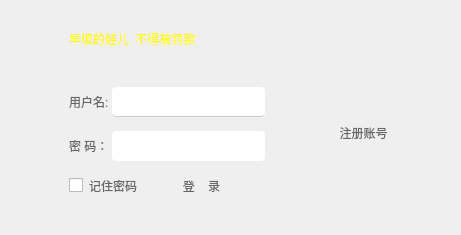
<?xml version="1.0" encoding="UTF-8"?>
<ui version="4.0">
 <class>Form</class>
 <widget class="QWidget" name="Form">
  <property name="geometry">
   <rect>
    <x>0</x>
    <y>0</y>
    <width>461</width>
    <height>235</height>
   </rect>
  </property>
  <property name="windowTitle">
   <string>Form</string>
  </property>
  <property name="styleSheet">
   <string notr="true"/>
  </property>
  <layout class="QVBoxLayout" name="verticalLayout_4">
   <property name="spacing">
    <number>0</number>
   </property>
   <property name="margin">
    <number>0</number>
   </property>
   <item>
    <widget class="QFrame" name="frame">
     <property name="styleSheet">
      <string notr="true">QLabel{
border-radius: 4px;
selection-background-color: darkgray;
lineedit-password-character: 9679;
selection-color: #0a214c;
background-color:(0,0,0,0);
color: #666666;
}

QLabel:hover {
color:rgb(166,137,124);
}
QToolButton{
border-radius: 4px;
selection-background-color: darkgray;
lineedit-password-character: 9679;
selection-color: #0a214c;
background-color:(0,0,0,0);
color: #666666;
}

QToolButton:hover {
color:rgb(166,137,124);
}
QCheckBox{
border-radius: 4px;
selection-background-color: darkgray;
lineedit-password-character: 9679;
selection-color: #0a214c;
background-color:(0,0,0,0);
color: #666666;
}

QCheckBox:hover {
color:rgb(166,137,124);
}</string>
     </property>
     <property name="frameShape">
      <enum>QFrame::NoFrame</enum>
     </property>
     <property name="frameShadow">
      <enum>QFrame::Sunken</enum>
     </property>
     <property name="lineWidth">
      <number>0</number>
     </property>
     <layout class="QVBoxLayout" name="verticalLayout_3">
      <property name="spacing">
       <number>0</number>
      </property>
      <property name="margin">
       <number>0</number>
      </property>
      <item>
       <layout class="QVBoxLayout" name="verticalLayout_2">
        <item>
         <layout class="QHBoxLayout" name="horizontalLayout_2">
          <item>
           <spacer name="horizontalSpacer">
            <property name="orientation">
             <enum>Qt::Horizontal</enum>
            </property>
            <property name="sizeHint" stdset="0">
             <size>
              <width>40</width>
              <height>20</height>
             </size>
            </property>
           </spacer>
          </item>
          <item>
           <widget class="QToolButton" name="QToolButton_Close">
            <property name="minimumSize">
             <size>
              <width>0</width>
              <height>30</height>
             </size>
            </property>
            <property name="font">
             <font>
              <family>Verdana</family>
              <weight>75</weight>
              <bold>true</bold>
             </font>
            </property>
            <property name="mouseTracking">
             <bool>false</bool>
            </property>
            <property name="focusPolicy">
             <enum>Qt::NoFocus</enum>
            </property>
            <property name="contextMenuPolicy">
             <enum>Qt::NoContextMenu</enum>
            </property>
            <property name="acceptDrops">
             <bool>false</bool>
            </property>
            <property name="layoutDirection">
             <enum>Qt::LeftToRight</enum>
            </property>
            <property name="autoFillBackground">
             <bool>false</bool>
            </property>
            <property name="styleSheet">
             <string notr="true"/>
            </property>
            <property name="locale">
             <locale language="Chinese" country="China"/>
            </property>
            <property name="inputMethodHints">
             <set>Qt::ImhNone</set>
            </property>
            <property name="text">
             <string/>
            </property>
            <property name="icon">
             <iconset resource="UI_Resource.qrc">
              <normaloff>:/Imag/Imag/closePressed.png</normaloff>:/Imag/Imag/closePressed.png</iconset>
            </property>
            <property name="autoRepeat">
             <bool>false</bool>
            </property>
            <property name="autoExclusive">
             <bool>false</bool>
            </property>
            <property name="popupMode">
             <enum>QToolButton::DelayedPopup</enum>
            </property>
            <property name="autoRaise">
             <bool>true</bool>
            </property>
           </widget>
          </item>
         </layout>
        </item>
        <item>
         <layout class="QHBoxLayout" name="horizontalLayout_5">
          <item>
           <spacer name="horizontalSpacer_6">
            <property name="orientation">
             <enum>Qt::Horizontal</enum>
            </property>
            <property name="sizeHint" stdset="0">
             <size>
              <width>40</width>
              <height>20</height>
             </size>
            </property>
           </spacer>
          </item>
          <item>
           <layout class="QVBoxLayout" name="verticalLayout">
            <item>
             <widget class="QLabel" name="label">
              <property name="styleSheet">
               <string notr="true">font: 60 18pt &quot;Arial&quot;;
color: rgb(255, 255, 0);
</string>
              </property>
              <property name="text">
               <string>早填的娃儿  不得被罚款</string>
              </property>
             </widget>
            </item>
            <item>
             <spacer name="verticalSpacer">
              <property name="orientation">
               <enum>Qt::Vertical</enum>
              </property>
              <property name="sizeHint" stdset="0">
               <size>
                <width>20</width>
                <height>40</height>
               </size>
              </property>
             </spacer>
            </item>
            <item>
             <layout class="QHBoxLayout" name="horizontalLayout_3">
              <property name="spacing">
               <number>3</number>
              </property>
              <item>
               <widget class="QLabel" name="label_2">
                <property name="styleSheet">
                 <string notr="true"/>
                </property>
                <property name="text">
                 <string>用户名:</string>
                </property>
               </widget>
              </item>
              <item>
               <widget class="QLineEdit" name="QLineEdit_user">
                <property name="minimumSize">
                 <size>
                  <width>0</width>
                  <height>30</height>
                 </size>
                </property>
                <property name="styleSheet">
                 <string notr="true">QLineEdit { 
border-bottom: 1px solid #CCCCCC; 
border-radius: 4px; 
color: #666666; 
font: 16px; 
selection-background-color: darkgray; 
selection-color: #0a214c; 
background-image: url(:/icons/bgxx.jpg);
} 
QLineEdit:hover{ 
} 
                </string>
                </property>
                <property name="text">
                 <string/>
                </property>
               </widget>
              </item>
             </layout>
            </item>
            <item>
             <spacer name="verticalSpacer_2">
              <property name="orientation">
               <enum>Qt::Vertical</enum>
              </property>
              <property name="sizeHint" stdset="0">
               <size>
                <width>20</width>
                <height>15</height>
               </size>
              </property>
             </spacer>
            </item>
            <item>
             <layout class="QHBoxLayout" name="horizontalLayout_4">
              <property name="spacing">
               <number>3</number>
              </property>
              <item>
               <widget class="QLabel" name="label_3">
                <property name="text">
                 <string>密 码：</string>
                </property>
               </widget>
              </item>
              <item>
               <widget class="QLineEdit" name="QLineEdit_Password">
                <property name="minimumSize">
                 <size>
                  <width>0</width>
                  <height>30</height>
                 </size>
                </property>
                <property name="styleSheet">
                 <string notr="true">QLineEdit{ 
border-radius: 4px;
selection-background-color: darkgray;
lineedit-password-character: 9679;
color: #666666;
font: 12px;
selection-color: #0a214c;
background-image: url(:/icons/bgxx.jpg);
} 
QLineEdit:hover{ 
}</string>
                </property>
                <property name="text">
                 <string/>
                </property>
               </widget>
              </item>
             </layout>
            </item>
            <item>
             <spacer name="verticalSpacer_3">
              <property name="orientation">
               <enum>Qt::Vertical</enum>
              </property>
              <property name="sizeHint" stdset="0">
               <size>
                <width>20</width>
                <height>15</height>
               </size>
              </property>
             </spacer>
            </item>
            <item>
             <layout class="QHBoxLayout" name="horizontalLayout">
              <item>
               <widget class="QCheckBox" name="QCheckBox_RemberPwd">
                <property name="styleSheet">
                 <string notr="true"/>
                </property>
                <property name="text">
                 <string>记住密码</string>
                </property>
                <property name="checked">
                 <bool>false</bool>
                </property>
               </widget>
              </item>
              <item>
               <spacer name="horizontalSpacer_2">
                <property name="orientation">
                 <enum>Qt::Horizontal</enum>
                </property>
                <property name="sizeHint" stdset="0">
                 <size>
                  <width>40</width>
                  <height>20</height>
                 </size>
                </property>
               </spacer>
              </item>
              <item>
               <widget class="QToolButton" name="QToolButton_Login">
                <property name="styleSheet">
                 <string notr="true"/>
                </property>
                <property name="text">
                 <string>登    录</string>
                </property>
                <property name="autoRepeatInterval">
                 <number>96</number>
                </property>
                <property name="autoRaise">
                 <bool>true</bool>
                </property>
               </widget>
              </item>
              <item>
               <spacer name="horizontalSpacer_3">
                <property name="orientation">
                 <enum>Qt::Horizontal</enum>
                </property>
                <property name="sizeHint" stdset="0">
                 <size>
                  <width>40</width>
                  <height>20</height>
                 </size>
                </property>
               </spacer>
              </item>
             </layout>
            </item>
            <item>
             <spacer name="verticalSpacer_4">
              <property name="orientation">
               <enum>Qt::Vertical</enum>
              </property>
              <property name="sizeHint" stdset="0">
               <size>
                <width>20</width>
                <height>40</height>
               </size>
              </property>
             </spacer>
            </item>
           </layout>
          </item>
          <item>
           <spacer name="horizontalSpacer_4">
            <property name="orientation">
             <enum>Qt::Horizontal</enum>
            </property>
            <property name="sizeHint" stdset="0">
             <size>
              <width>40</width>
              <height>20</height>
             </size>
            </property>
           </spacer>
          </item>
          <item>
           <widget class="QToolButton" name="QToolButton_Register">
            <property name="font">
             <font>
              <pointsize>9</pointsize>
              <underline>false</underline>
             </font>
            </property>
            <property name="styleSheet">
             <string notr="true"/>
            </property>
            <property name="text">
             <string>注册账号</string>
            </property>
            <property name="autoRaise">
             <bool>true</bool>
            </property>
           </widget>
          </item>
          <item>
           <spacer name="horizontalSpacer_5">
            <property name="orientation">
             <enum>Qt::Horizontal</enum>
            </property>
            <property name="sizeHint" stdset="0">
             <size>
              <width>40</width>
              <height>20</height>
             </size>
            </property>
           </spacer>
          </item>
         </layout>
        </item>
       </layout>
      </item>
     </layout>
    </widget>
   </item>
  </layout>
 </widget>
 <resources>
  <include location="UI_Resource.qrc"/>
 </resources>
 <connections>
  <connection>
   <sender>QToolButton_Close</sender>
   <signal>clicked()</signal>
   <receiver>Form</receiver>
   <slot>close()</slot>
   <hints>
    <hint type="sourcelabel">
     <x>513</x>
     <y>16</y>
    </hint>
    <hint type="destinationlabel">
     <x>264</x>
     <y>120</y>
    </hint>
   </hints>
  </connection>
 </connections>
</ui>
